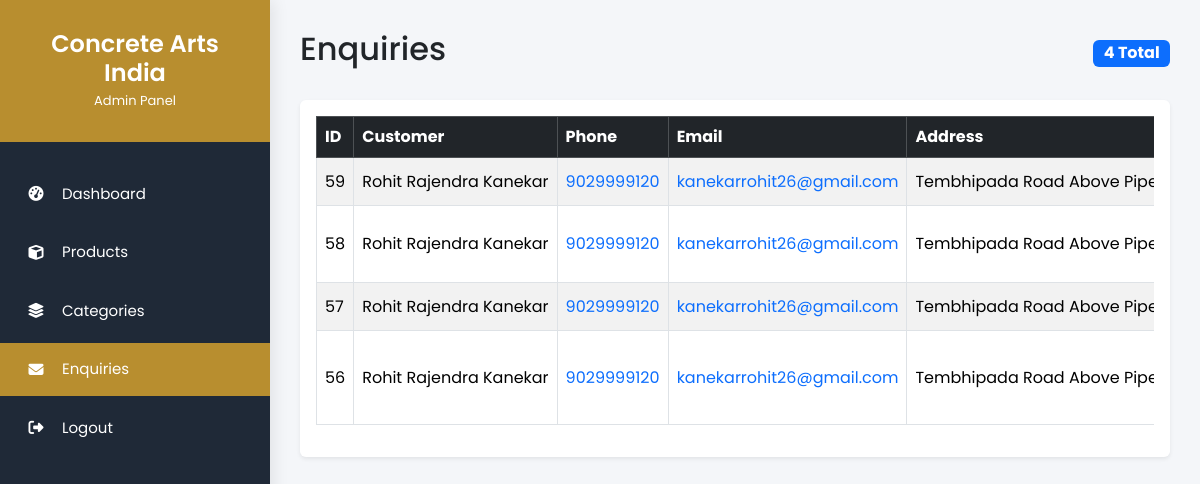
Screenshot of /admin/enquiries/index.php (signed in) with the database file from the repository.
### tables this page shows
CREATE TABLE `enquiries` (
  `id` int(11) NOT NULL,
  `customer_name` varchar(150) NOT NULL,
  `phone` varchar(20) NOT NULL,
  `email` varchar(150) NOT NULL,
  `customer_address` text DEFAULT NULL,
  `source` varchar(100) DEFAULT NULL,
  `subject` varchar(255) DEFAULT NULL,
  `message` text DEFAULT NULL,
  `product_name` varchar(255) DEFAULT NULL,
  `product_category` varchar(100) DEFAULT NULL,
  `product_material` varchar(100) DEFAULT NULL,
  `product_size` varchar(100) DEFAULT NULL,
  `product_price` decimal(12,2) DEFAULT NULL,
  `product_length` varchar(100) DEFAULT NULL,
  `product_breadth` varchar(100) DEFAULT NULL,
  `product_height` varchar(100) DEFAULT NULL,
  `product_color` varchar(100) DEFAULT NULL,
  `product_finish` varchar(100) DEFAULT NULL,
  `product_image` varchar(500) DEFAULT NULL,
  `product_url` varchar(500) DEFAULT NULL,
  `created_at` timestamp NOT NULL DEFAULT current_timestamp()
);

### admin/enquiries/index.php (the view, shortened to what this page needs)
<?php
require_once "../includes/header.php";
require_once "../includes/sidebar.php";
    ?>
    <?php
$limit = 10;
$page = isset($_GET["page"])
    ? (int) $_GET["page"]
    : 1;
$offset = ($page - 1) * $limit;
$totalStmt = $pdo->query("
    SELECT COUNT(*)
    FROM enquiries
");
$totalRecords = (int) $totalStmt->fetchColumn();
$stmt = $pdo->prepare("
    SELECT *
    FROM enquiries
    ORDER BY created_at DESC
    LIMIT :limit
    OFFSET :offset
");
$stmt->bindValue(":limit", $limit, PDO::PARAM_INT);
$stmt->bindValue(":offset", $offset, PDO::PARAM_INT);
$stmt->execute();
$enquiries = $stmt->fetchAll(PDO::FETCH_ASSOC);
?>
<div class="main-content">
    <div class="d-flex justify-content-between align-items-center mb-4">
        <h2>Enquiries</h2>
        <span class="badge bg-primary fs-6">
            <?= number_format($totalRecords) ?> Total
        </span>
    </div>
    <div class="card shadow-sm border-0">
        <div class="card-body">
            <div class="table-responsive">
                <table class="table table-hover table-striped table-bordered align-middle">
                    <thead class="table-dark">
                        <tr>
                            <th width="70">ID</th>
                            <th>Customer</th>
                            <th>Phone</th>
                            <th>Email</th>
                            <th>Address</th>
                        </tr>
                    </thead>
                    <tbody>
                        <?php if (!empty($enquiries)): ?>
                            <?php foreach ($enquiries as $row): ?>
                                <tr>
                                    <td><?= $row["id"] ?></td>
                                    <td><?= htmlspecialchars($row["customer_name"] ?: "-") ?></td>
                                    <td><a href="tel:<?= htmlspecialchars($row["phone"] ?: "-") ?>"><?= htmlspecialchars($row["phone"] ?: "-") ?></a></td>
                                    <td><a href="mailto:<?= htmlspecialchars($row["email"] ?: "-") ?>"><?= htmlspecialchars($row["email"] ?: "-") ?></a></td>
                                    <td>
                                        <?= htmlspecialchars($row["customer_address"] ?: "-") ?>
                                    </td>
                                </tr>
                            <?php endforeach; ?>
                        <?php endif; ?>
                    </tbody>
                </table>
            </div>
        </div>
    </div>
</div>
<?php require_once "../includes/footer.php"; ?>

### admin/includes/header.php (style rules this page uses)
* { margin: 0; padding: 0; box-sizing: border-box; font-family: 'Poppins', sans-serif; }
body { background: #f4f6f9; }
a { text-decoration: none; }
.main-content { margin-left: 270px; padding: 30px; }

### admin/enquiries/index.php (style rules this page uses)
.table { white-space: nowrap; }

### rows the page displays
enquiries: id "59", customer_name "Rohit Rajendra Kanekar", phone "9029999120", email "kanekarrohit26@gmail.com", customer_address "Tembhipada Road Above…"
enquiries: id "58", customer_name "Rohit Rajendra Kanekar", phone "9029999120", email "kanekarrohit26@gmail.com", customer_address "Tembhipada Road Above…"
enquiries: id "57", customer_name "Rohit Rajendra Kanekar", phone "9029999120", email "kanekarrohit26@gmail.com", customer_address "Tembhipada Road Above…"
enquiries: id "56", customer_name "Rohit Rajendra Kanekar", phone "9029999120", email "kanekarrohit26@gmail.com", customer_address "Tembhipada Road Above…"

### other values shown
$totalRecords "4"
